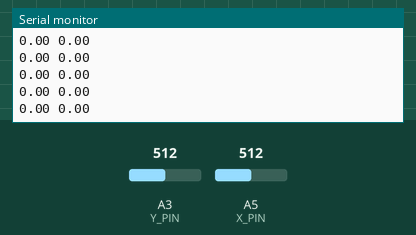
A sketch run on a simulated Arduino Uno, built with avr-gcc and run on an emulated ATmega328P. Shown: the last lines printed to the serial monitor. The test bench sets the inputs (shaded band); at power-on: A3 (Y_PIN) = 512, A5 (X_PIN) = 512.

Above: at 1.2 s.
1.3 s: A3 (Y_PIN) set to 328
At 2.4 s:
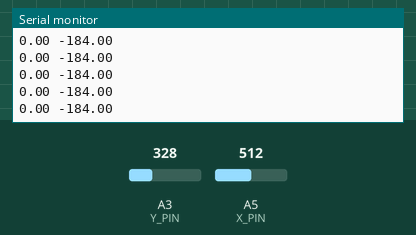
2.8 s: A3 (Y_PIN) set to 303
At 3.9 s:
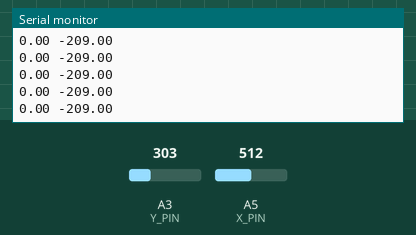
4.3 s: A5 (X_PIN) set to 490
At 5.1 s:
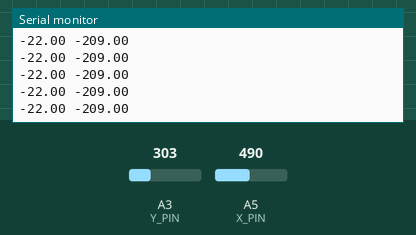
5.8 s: A5 (X_PIN) set to 465
At 6.9 s:
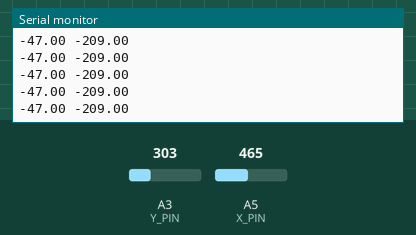
7.3 s: A5 (X_PIN) set to 506
At 8.0 s:
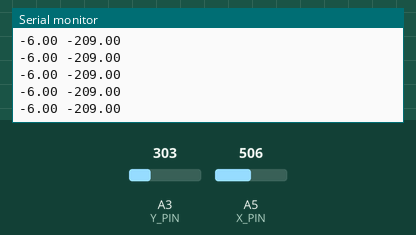
8.8 s: A5 (X_PIN) set to 529
At 9.9 s:
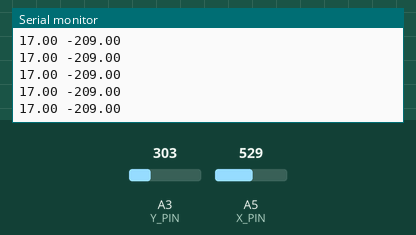
Timing chart, 0 to 11.8 s (numbered marks = the images above; inputs shaded):
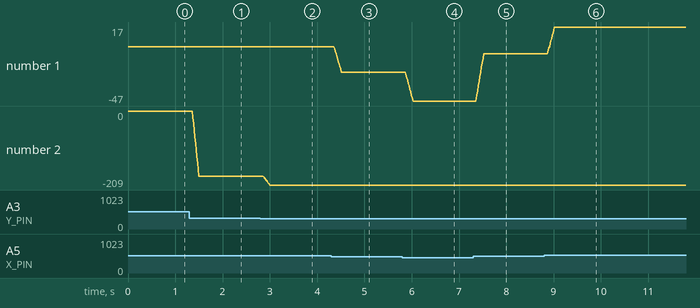

Measured:
- after the input at 1.3 s, the serial monitor: prints a new line after 0.07 s (image 1)
- after the input at 2.8 s, the serial monitor: prints a new line after 0.07 s (image 2)
- after the input at 4.3 s, the serial monitor: prints a new line after 0.07 s (image 3)
- after the input at 5.8 s, the serial monitor: prints a new line after 0.08 s (image 4)
- after the input at 7.3 s, the serial monitor: prints a new line after 0.09 s (image 5)
- after the input at 8.8 s, the serial monitor: prints a new line after 0.08 s (image 6)
- plotted number 1: 0 → -22 after the input at 4.3 s, -22 → -47 after the input at 5.8 s, -6 → 17 after the input at 8.8 s
- plotted number 2: 0 → -184 after the input at 1.3 s, -184 → -209 after the input at 2.8 s

The sketch:

Arduino.ino
```cpp
  const int X_PIN = 5;    //accelerometer data pins
  const int Y_PIN = 3;
  //const int Z_PIN = 3;

  int oldXValue = 0;
  int newXValue = 0;
  int oldXValue2 = 0;
  int newXValue2 = 0;

  int runningXValue;    //un-smoothed, direct accelerometer data
  int runningYValue;
  //int runningZValue;

  int firstXValue;      //value used for calibration
  int firstYValue;
  //int firstZValue;

  const int SAMPLE_SIZE = 10;
  int nextCount = 0;

  int averageXVal;      //running average accelerometer data
  int averageYVal;
  //int averageZVal;

  int runningXArray[SAMPLE_SIZE];   //buffer arrays used for smoothing
  int runningYArray[SAMPLE_SIZE];
  //int runningZArray[SAMPLE_SIZE];


void setup() {
  // put your setup code here, to run once:

  pinMode(5, INPUT);
  pinMode(3, INPUT);
  //pinMode(2, INPUT);
  //pinMode(6, OUTPUT);

  firstXValue = analogRead(X_PIN);    //used for calibration
  firstYValue = analogRead(Y_PIN);
  //firstZValue = analogRead(Z_PIN);

  //analogReference(EXTERNAL);

  Serial.begin(9600);
}

void loop() {
  calcAccell();       //takes in accelerometer data

  runningAverage();   //smooths accelerometer data

  serialPrint();      //prints data for use in processing
}
void calcAccell(){
  runningXValue = analogRead(X_PIN) - firstXValue;    //scales the accelerometer data in relation to first value read
  runningYValue = analogRead(Y_PIN) - firstYValue;
  //runningZValue = analogRead(Z_PIN) - firstZValue;
}

void runningAverage()
{
  int sampleTotal = 0;
  int rawXSenseVal = runningXValue;
  int rawYSenseVal = runningYValue;
  //int rawZSenseVal = runningZValue;

  runningXArray[nextCount] = rawXSenseVal;
  runningYArray[nextCount] = rawYSenseVal;
  //runningZArray[nextCount] = rawZSenseVal;

  nextCount++;
  if(nextCount >= SAMPLE_SIZE){
    nextCount = 0;
  }

  int currentXSum = 0;
  int currentYSum = 0;
  //int currentZSum = 0;

  for(int i = 0; i < SAMPLE_SIZE; i++){
    currentXSum += runningXArray[i];
    currentYSum += runningYArray[i];
    //currentZSum += runningZArray[i];
  }

  averageXVal = (currentXSum / SAMPLE_SIZE);
  averageYVal = (currentYSum / SAMPLE_SIZE);
  //averageZVal = (currentZSum / SAMPLE_SIZE);

  //Serial.print("averageVal = ");

}

void serialPrint(){
  //Serial.print(runningXValue);

  //Serial.print("\t");

  Serial.print((float)averageXVal, 2);

  Serial.print(" ");

  //Serial.print(runningYValue);

  //Serial.print("\t");

  Serial.println((float)averageYVal, 2);

  //Serial.print("\t");

  //Serial.print(runningZValue);

  //Serial.print("\t");

  //Serial.print(averageZVal);

  //Serial.println("\t");
}
```
